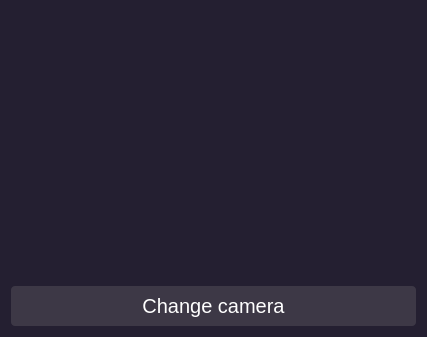
<?xml version="1.0" encoding="UTF-8"?>
<ui version="4.0">
 <class>cam_widget</class>
 <widget class="QWidget" name="cam_widget">
  <property name="geometry">
   <rect>
    <x>0</x>
    <y>0</y>
    <width>427</width>
    <height>337</height>
   </rect>
  </property>
  <property name="windowTitle">
   <string>Form</string>
  </property>
  <property name="styleSheet">
   <string notr="true">QWidget{
background-color:rgb(36, 31, 49);
color:rgb(255, 255, 255);
font-size:15px
}
            QPushButton {
                background-color: rgb(61, 56, 70);
                color:rgb(255, 255, 255);
                border: none;
                padding: 8px 16px;
                border-radius: 4px;
					font-size:20px
            }
            QPushButton:hover {
                background-color:rgb(192, 191, 188);
					color:black;
            }
QPushButton:disabled {
    background-color: rgb(222, 221, 218); /* Change the disabled color as desired */
}
QToolButton:pressed {
    background-color: rgb(153, 193, 241);  /* Change the pressed color as desired */
}
            QToolButton {
                background-color: rgb(53, 132, 228);
                color:black;
                border: none;
                padding: 8px 16px;
                border-radius: 4px;
            }
            QToolButton:hover {
                background-color:rgb(246, 245, 244);
					color:black;
            }
QToolButton:disabled {
    background-color: rgb(222, 221, 218); /* Change the disabled color as desired */
}
QPushButton:pressed {
    background-color: rgb(153, 193, 241);  /* Change the pressed color as desired */
}

</string>
  </property>
  <layout class="QGridLayout" name="gridLayout">
   <item row="0" column="0" colspan="2">
    <widget class="QLabel" name="camera_label">
     <property name="styleSheet">
      <string notr="true"/>
     </property>
     <property name="text">
      <string/>
     </property>
    </widget>
   </item>
   <item row="1" column="0" colspan="2">
    <widget class="QPushButton" name="change_cam_button">
     <property name="styleSheet">
      <string notr="true"/>
     </property>
     <property name="text">
      <string>Change camera</string>
     </property>
     <property name="icon">
      <iconset>
       <normaloff>../../icons/cam_switch.png</normaloff>../../icons/cam_switch.png</iconset>
     </property>
     <property name="iconSize">
      <size>
       <width>30</width>
       <height>30</height>
      </size>
     </property>
    </widget>
   </item>
  </layout>
 </widget>
 <resources/>
 <connections/>
</ui>
